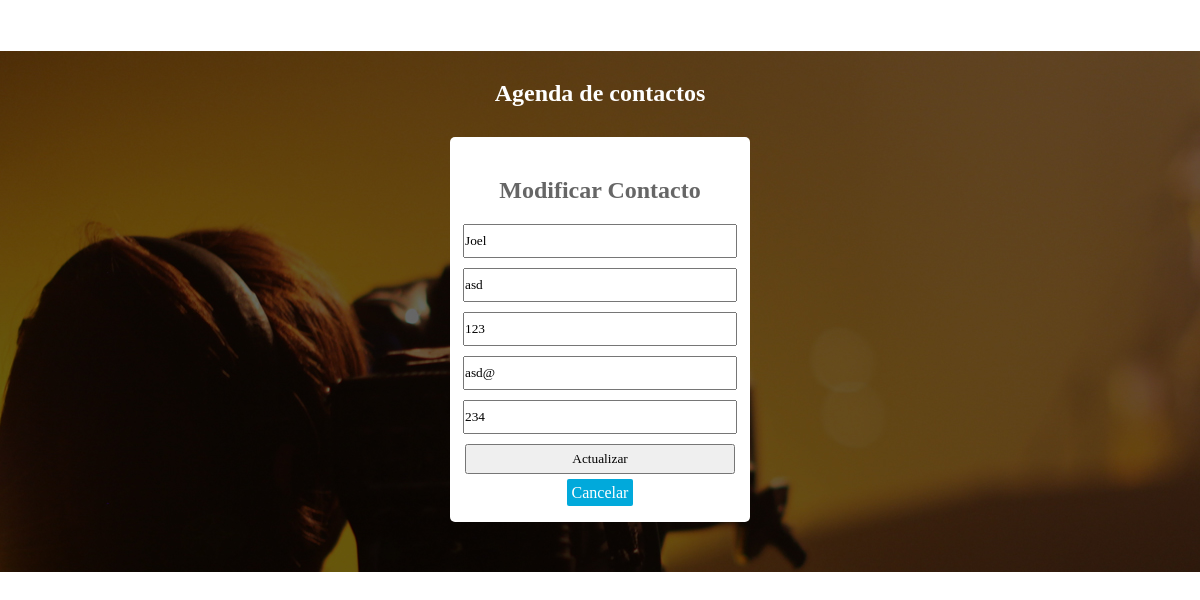
Page /formulario2.php?id=8 on the committed database.
### tables this page shows
CREATE TABLE `contactos` (
  `id` int(11) NOT NULL,
  `nombre` varchar(30) NOT NULL,
  `apellido` varchar(30) NOT NULL,
  `telefono` varchar(15) NOT NULL,
  `correo` varchar(50) NOT NULL,
  `edad` int(11) NOT NULL,
  `sistema` text NOT NULL
);

### formulario2.php (the view, shortened to what this page needs)
<!DOCTYPE html>
<html>
<head>
	<link rel="stylesheet" type="text/css" href="css/estilos.css">
</head>
<body>
<section id="inicio">
<h1>Agenda de contactos</h1>
<form id="form" action="procesos/modificar.php" method="post">
	<h2>Modificar Contacto</h2>
	<?php
		include("procesos/conexion.php");
		$id = $_REQUEST['id'];
		$sql = "SELECT * FROM contactos WHERE id = '$id'";
		$respuesta = $conexion->query($sql);
		$contacto = $respuesta->fetch_assoc();
	?>
	<input type="text" value="<?php echo $contacto['nombre']; ?>"name="nombre" placeholder="Nombre...">
	<input type="text" value="<?php echo $contacto['apellido']; ?>"name="apellido" placeholder="Apellido...">
	<input type="text" value="<?php echo $contacto['telefono']; ?>"name="telefono" placeholder="Telefono...">
	<input type="text" value="<?php echo $contacto['correo']; ?>"name="correo" placeholder="Correo...">
	<input type="text" value="<?php echo $contacto['edad']; ?>"name="edad" placeholder="Edad...">
	<input type="submit" value="Actualizar"> </input>
	<a id="boton" style="text-decoration: none;
	background-color: #01A9DB;
	color: #fff;
	padding: 5px;" href="index.php">Cancelar</a>
</form>
</section>
</body>
</html>

### css/estilos.css (style rules this page uses)
* { padding: 0; margin: 0px; font-family: verdana; }
h1 { color: #fff; padding: 30px; }
h2 { color: #666; padding: 20px; }
#inicio { background:url(../img/fondo.jpg)no-repeat center fixed; padding: 50px 0px 50px 0px; text-align: center; }
#inicio #form { background: #fff; width: 300px; padding: 20px 0px 20px 0px; margin:auto; border-radius: 5px; }
#inicio #form input { margin-bottom: 10px; height: 30px; width: 90%; }
#inicio a { text-decoration: none; background-color: #01A9DB; color: #fff; padding: 5px; border-radius: 2px; }
#boton { text-decoration: none; background-color: #01A9DB; color: #fff; padding: 5px; }

### rows in the picture
contactos: nombre "Joel", apellido "asd", telefono "123", correo "asd@", edad "234"
